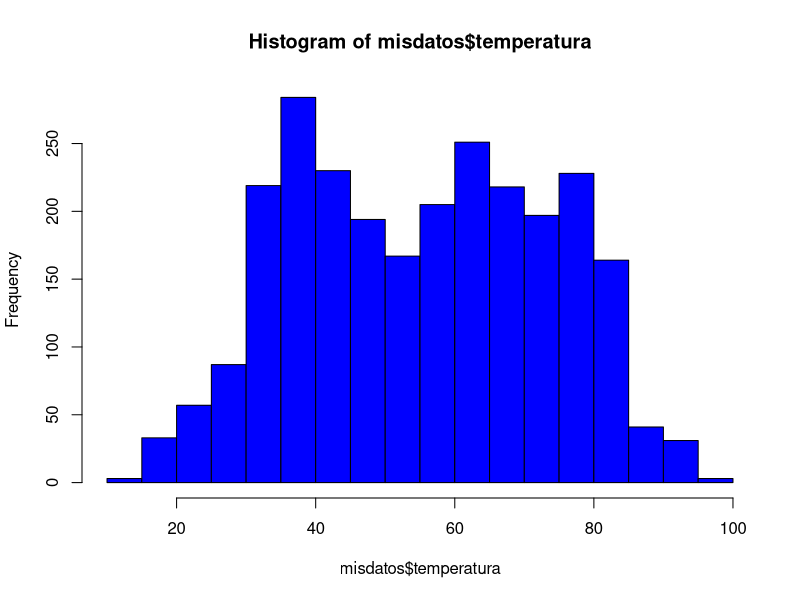
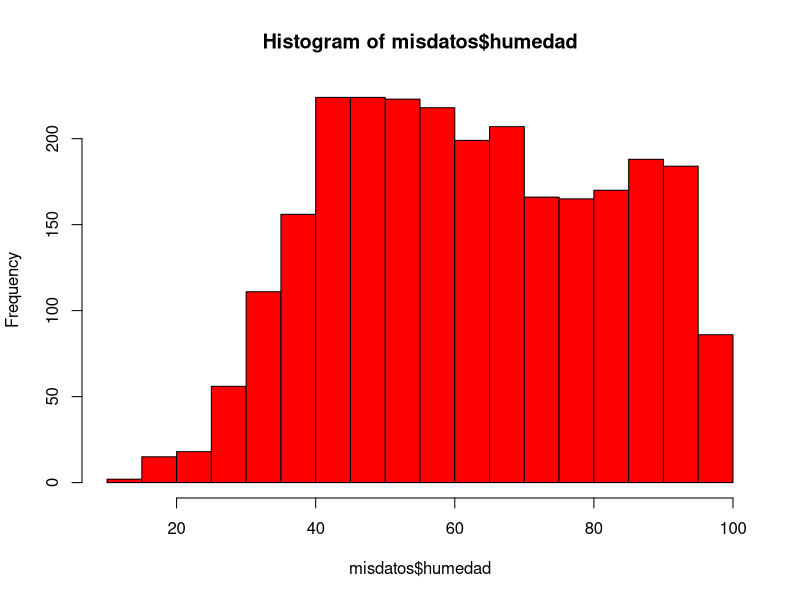
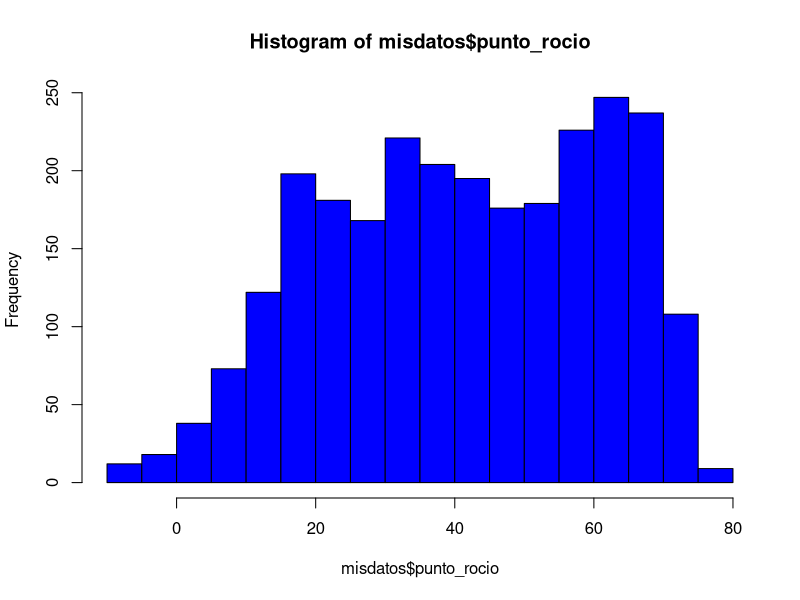
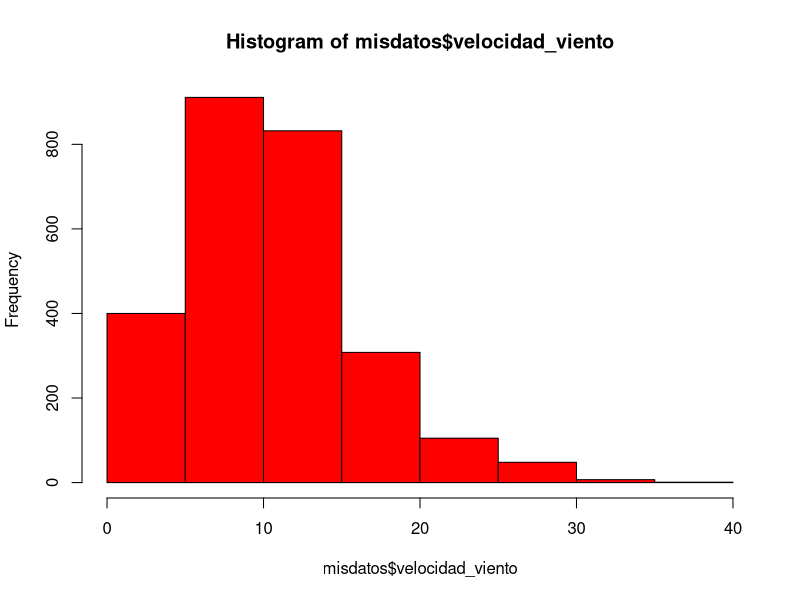

Generate these figures, in order, with R:
# nombre del archivo a mandar por correo:
# nombre_apellido_inferencia_profesor.R
# ejemplo:
# juan_perez_estadistica_mayer.R

# No olvide ejecutar las líneas 6 y 11 antes de empezar el resto del trabajo
library(readxl)

# 1. Use la función read_excel para cargar los datos que se encuentran en el archivo excel datos_ie.xlsx
misdatos <- read_excel("datos_ie.xlsx")
read_excel("datos_ie.xlsx")





# 2. Para la variable "velocidad_viento", que es una de las columnas de los datos 
# que acaba de cargar, encuentre lo siguiente usando la función quantile:
# 2.1 el cuantil 0.025 (2 pto)
# 2.2 la mediana (2 pto)
# 2.3 el cuantil 0.975 (2 pto)
# Nota la función quantile es la que calcula cuantiles de un vector. Por ejemplo si el vector se llama x y
# queremos calcular el cuantil 37 escribiremos en R quantile(x, 0.37)
quantile(misdatos$velocidad_viento, c(0.025,0.50,0.975)) #todos los valores 

quantile(misdatos$velocidad_viento, 0.025) #cuantil velocidad viento 0.025
median(misdatos$velocidad_viento, 0.5) #mediana velocidad viento
quantile(misdatos$velocidad_viento, 0.975) #cuantil velovidad viento 0.975


# 3. Para la variable "temperatura" compute lo siguiente
# 3.1 la media (2 pto)
# 3.2 la desviación estandar    (2 pto)
# 3.3 la cantidad de observaciones (n)   (2 pto)
# 3.4 la desviación estandar, dividida por la raíz de n  (2 pto)
quantile(misdatos$temperatura, 0.5) #Mediana
a <- misdatos$temperatura
tamaño_temperatura <- length(a)
sd(misdatos$temperatura)/sqrt(tamaño_temperatura)





# 4. Grafique los histogramas de estas cuatro variables: temperatura, humedad,
# punto_rocio y velocidad_viento. Puede usar cualquier función y paquete de R (4 pts)
hist(misdatos$temperatura, col = "blue") #histograma temperatura
hist(misdatos$humedad, col = "red") #histograma humedad
hist(misdatos$punto_rocio, col = "blue") #histograma punto rocio
hist(misdatos$velocidad_viento, col= "red") #histograma velocidad viento





# 5. Use el comando pnorm, para encontrar la probabilidad de que una variable aleatoria normal
# estándard esté entre -1 y 1.2, es decir, encontrar P(-1 <= z <= 1.2)
# Nota, el comando pnorm asume por defecto que nuestra normal es estándar. (2 pto)

prob_1 <- pnorm(-1,mean = 0,sd = 1)
prob_2 <- pnorm(1.2,mean = 0,sd = 1)
resultado=prob_2 - prob_1
